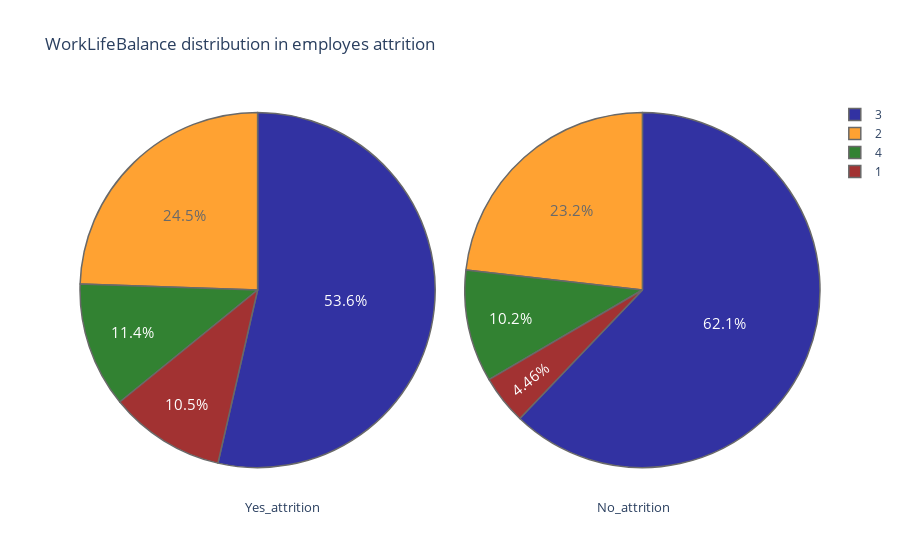

Notebook cell for this chart:
### Markdown cell above
___
* **Plotando o gráfico de pessoas que tem atrito e não tem atrito com a empresa, relacionando-as com o equilíbrio na vida de trabalho e vida pessoal:**
___
Legenda:

WorkLifeBalance: 
* **1: Bad** 
* **2: Good**
* **3: Better** 
* **4: Best**

### Code cell
plot("WorkLifeBalance")

### Figure 1 — Plotly figure (JSON) as saved in the notebook; plotly's stock layout.template omitted (floating-point values rounded to 4 significant figures)
{"data": [{"domain": {"x": [0, 0.48]}, "hoverinfo": "label+percent+name", "labels": [3, 2, 4, 1], "marker": {"colors": ["darkblue", "darkorange", "darkgreen", "darkred", "lightgrey", "orange", "white", "lightpink"], "line": {"width": 1.5}}, "name": "attrition employes", "opacity": 0.8, "textfont": {"size": 15}, "type": "pie", "values": [127, 58, 27, 25]}, {"domain": {"x": [0.52, 1]}, "hoverinfo": "label+percent+name", "labels": [3, 2, 4, 1], "marker": {"colors": ["darkblue", "darkorange", "darkgreen", "darkred", "lightgrey", "orange", "white", "lightpink"], "line": {"width": 1.5}}, "name": "Non attrition employes", "opacity": 0.8, "textfont": {"size": 15}, "type": "pie", "values": [766, 286, 126, 55]}], "layout": {"annotations": [{"font": {"size": 13}, "showarrow": false, "text": "Yes_attrition", "x": 0.22, "y": -0.1}, {"font": {"size": 13}, "showarrow": false, "text": "No_attrition", "x": 0.8, "y": -0.1}], "title": {"text": "WorkLifeBalance distribution in employes attrition "}}}
